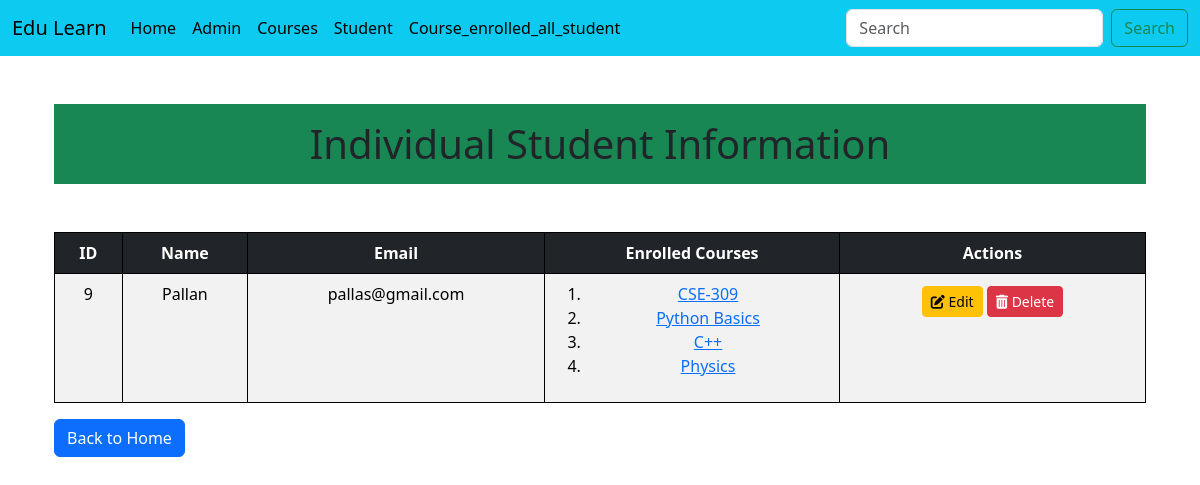
Page /courses/individual_std_details/9 on the earlier database version.
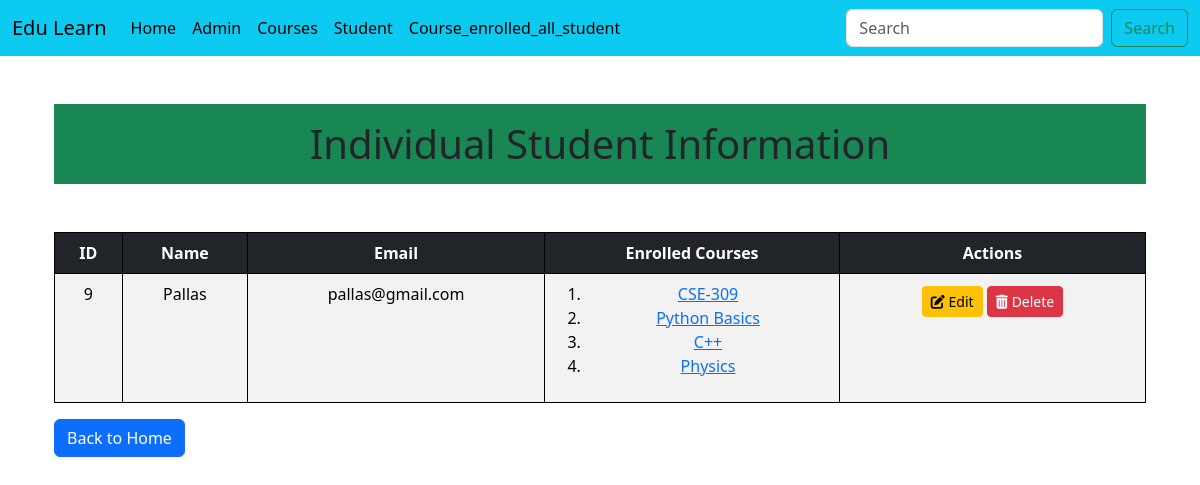
Same page on the later database version.
### Courses/models.py (models this page shows, shortened)
class Student(models.Model):
    name = models.CharField(max_length=100)
    email = models.EmailField(unique=True)
    enrolled_courses = models.ManyToManyField(Courses, related_name='students')

### Courses/views.py (the view)
# urls.py: path('individual_std_details/<int:id>',views.individual_std_details,name='individual_std_details'),
def individual_std_details(request, id):
    student = get_object_or_404(Student, id=id)
    return render(request, "Courses/individual_std_details.html", {'student': student})

### templates/Courses/individual_std_details.html (shortened to what this page needs)
{% extends "Courses/base.html" %}
{% block content %}
<div class="container">
    <h1 class="text-center my-5 py-3 bg-success">Individual Student Information</h1>
    <table class="table table-striped">
        <thead>
            <tr class="table-dark">
                <th>ID</th>
                <th>Name</th>
                <th>Email</th>
                <th>Enrolled Courses</th>
                <th>Actions</th>
            </tr>
        </thead>
        <tbody>
            <tr>
                <td>{{ student.id }}</td>
                <td>{{ student.name }}</td>
                <td>{{ student.email }}</td>
                <td>
                    <ol>
                        {% for course in student.enrolled_courses.all %}
                        <li><a href="{% url 'individual_course_details' course.id %}">{{course.title}}</a></li>
                        {% endfor %}
                    </ol>
                </td>
                <td>
                    <a href="{% url 'student_update' student.id %}" class="btn btn-warning btn-sm my-1">
                        <i class="fas fa-edit"></i> Edit
                    </a>
                    <form action="{% url 'student_delete' student.id %}"  class="d-inline">
                        <button type="submit" class="btn btn-danger btn-sm" >
                            <i class="fas fa-trash-alt"></i> Delete
                        </button>
                    </form>
                </td>
            </tr>
        </tbody>
    </table>
    <a href="{% url 'course_list' %}" class="btn btn-primary">Back to Home</a>
</div>
{% endblock content %}

Differences in the rows shown:
changed Student "pallas@gmail.com": name "Pallan" → "Pallas"
